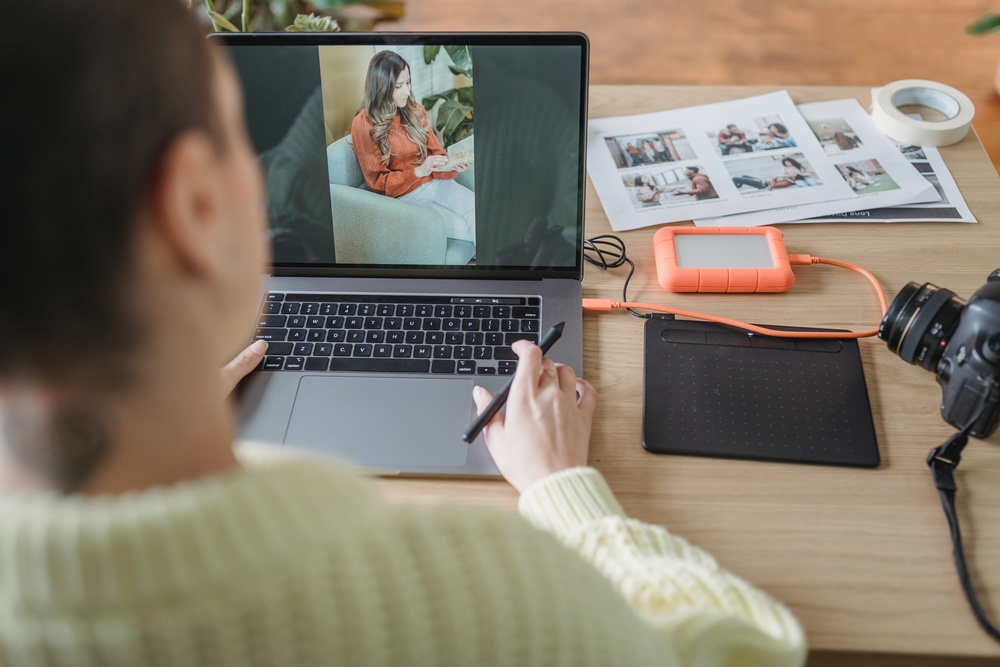
#> input picture Images/pic1_SIFT.jpg, 1000 x 667 px, shrunk from 6000 x 4000 before the run, found by its file name
$ jupyter execute Lab_08_21_27_19_DS.ipynb
#> lines starting #> are read from the running program, lines starting #| are printed output that depends on the picture
Name: Saurabh S. Ramteke
Roll No: 21-27-19
M.Tech: Data Science

[cell 1]
import numpy as np
import matplotlib.pyplot as plt
import cv2

[cell 2]
img1 = cv2.imread(r"C:\Users\saura\Desktop\Ongoing\Notes\01.LAB_ass\Computer_vision_basics\Images\pic1_SIFT.jpg")
#> img1 is the input picture: shape (667, 1000, 3); mean B, G, R 105.8, 120.4, 130.3
img2 = cv2.imread(r"C:\Users\saura\Desktop\Ongoing\Notes\01.LAB_ass\Computer_vision_basics\Images\pic2_SIFT.jpg")
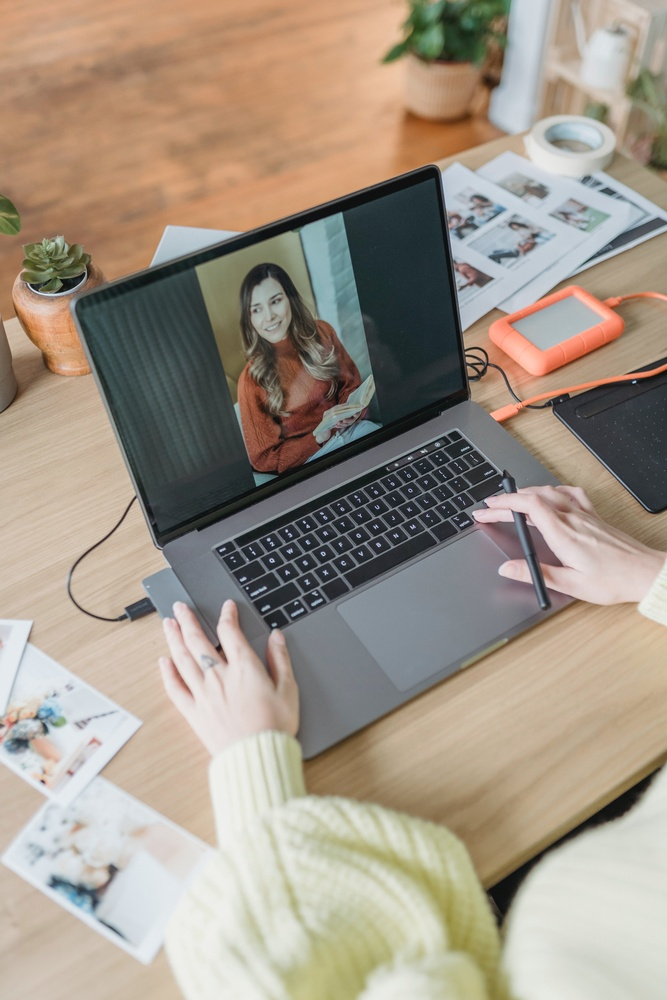
#> input picture Images/pic2_SIFT.jpg, 667 x 1000 px, shrunk from 4000 x 6000 before the run, found by its file name
#> img2 is the input picture: shape (1000, 667, 3); mean B, G, R 135.2, 149.4, 160.7
img1 = cv2.cvtColor(img1, cv2.COLOR_BGR2RGB)
img2 = cv2.cvtColor(img2, cv2.COLOR_BGR2RGB)

# plt.figure(figsize = (5,10))
# plt.imshow(img2)

##### SIFT

[cell 3]
# SIFT object
SIFT = cv2.SIFT_create()
keypoint_1, descriptor_1 = SIFT.detectAndCompute(img1, None)
#> keypoint_1 = 1542 keypoints; strongest (x, y, size): (462, 300, 1.9), (382, 350, 2.5), (522, 348, 12), (423, 312, 2.2)
keypoint_2, descriptor_2 = SIFT.detectAndCompute(img2, None)
#> keypoint_2 = 1577 keypoints; strongest (x, y, size): (634, 382, 2), (304, 522, 1.8), (268, 539, 2.2), (287, 572, 2.7)

[cell 4]
# Create Feature matcher
bf = cv2.BFMatcher(cv2.NORM_L2, crossCheck = True)
# Match descriptors of both images
matches = bf.match(descriptor_1, descriptor_2)
#> matches = 459 matches
# Sort matches by distances
matches = sorted(matches, key = lambda y : y.distance)
# Draw first 1000 matches
matched_img = cv2.drawMatches(img1, keypoint_1, img2, keypoint_2, matches[:1000], img2, flags = 2 )
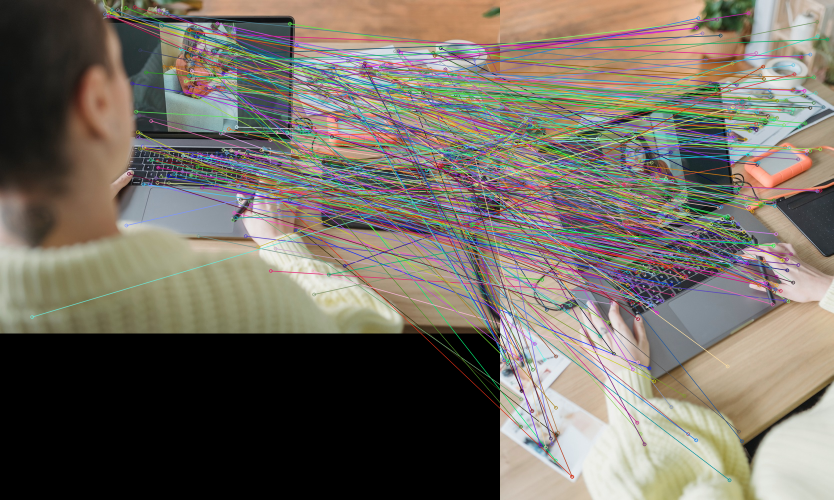
#> matched_img: shape (1000, 1667, 3) (shown at 1/2 size); mean R, G, B 116, 109.4, 99.8


plt.figure(figsize = (15,10))
plt.imshow(matched_img)
